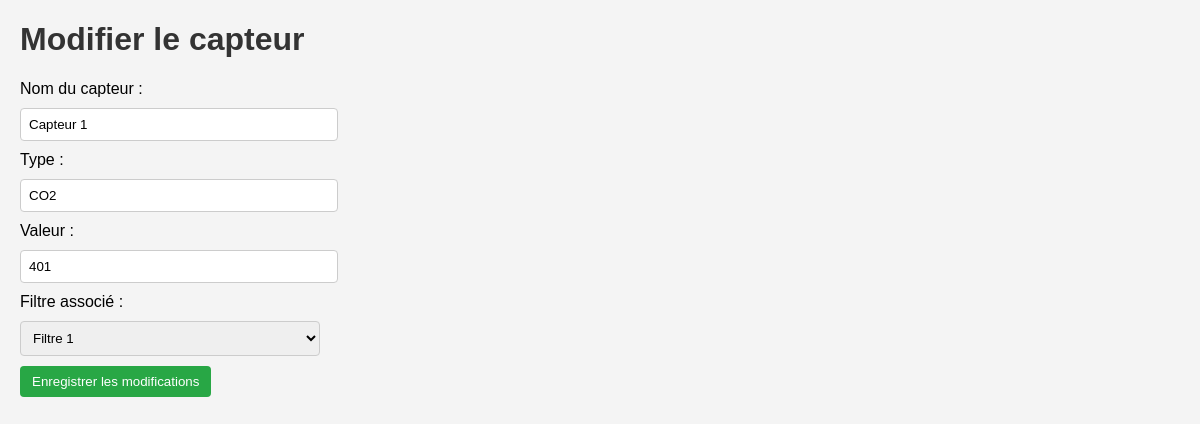
Screenshot of /dashboard/capteurs/update/12/ (signed in) with the database file from the repository.
### monitoring/models.py (models this page shows, shortened)
class Capteur(models.Model):
    filtre = models.ForeignKey(Filtre, on_delete=models.CASCADE)
    nom = models.CharField(max_length=100)  # ← nouveau champ
    type = models.CharField(max_length=100)
    valeur = models.CharField(max_length=100)

class Filtre(models.Model):
    nom = models.CharField(max_length=100)
    salle = models.ForeignKey(Salle, on_delete=models.CASCADE, null=True, blank=True)
    type = models.CharField(max_length=50)
    date_installation = models.DateField()
    localisation = models.CharField(max_length=100)
    actif = models.BooleanField(default=True)
    vitesse = models.IntegerField(default=0)  # Vitesse en m/s

### monitoring/views.py (the view, shortened to what this page needs)
# urls.py: path('dashboard/capteurs/update/<int:id>/', update_capteur, name='update_capteur'),
def update_capteur(request, id):
    if not (request.user.is_authenticated and request.user.is_staff):
        return HttpResponseForbidden('Forbidden')
    capteur = get_object_or_404(Capteur, id=id)
    filtres = Filtre.objects.all()
    return render(request, 'update_capteur.html', {'capteur': capteur, 'filtres': filtres})

### monitoring/templates/update_capteur.html (shortened to what this page needs)
{% load static %}
<!DOCTYPE html>
<html lang="fr">
<head>
</head>
<body>
    <h1>Modifier le capteur</h1>
    <form method="post">
        <label>Nom du capteur :</label>
        <input type="text" name="nom" value="{{ capteur.nom }}" required>
        <label>Type :</label>
        <input type="text" name="type" value="{{ capteur.type }}" required>
        <label>Valeur :</label>
        <input type="text" name="valeur" value="{{ capteur.valeur }}" required>
        <label>Filtre associé :</label>
        <select name="filtre" required>
            {% for f in filtres %}
            <option value="{{ f.id }}" {% if f.id == capteur.filtre.id %}selected{% endif %}>{{ f.nom }}</option>
            {% endfor %}
        </select>
        <button type="submit">Enregistrer les modifications</button>
    </form>
</body>
</html>

### monitoring/templates/update_capteur.html (style rules this page uses)
body { font-family: Arial, sans-serif; background-color: #f4f4f4; margin: 20px; }
h1 { color: #333; }
form { margin-top: 20px; }
input[type="text"], select { padding: 8px; margin-bottom: 10px; width: 300px; border: 1px solid #ccc; border-radius: 4px; display: block; }
label { display: block; margin-bottom: 10px; }
button { padding: 8px 12px; background-color: #28a745; color: white; border: none; border-radius: 4px; cursor: pointer; }

### rows the page displays
Capteur: nom "Capteur 1", type "CO2", valeur "401", filtre "Filtre 1"
